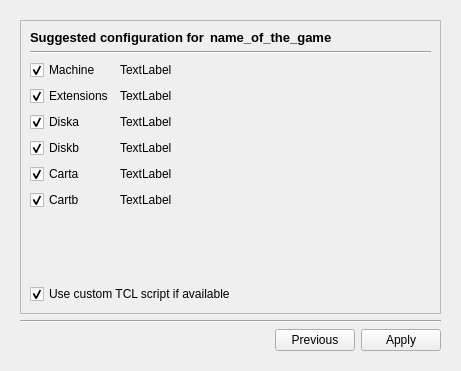
<ui version="4.0" >
 <class>SoftwareDB</class>
 <widget class="QDialog" name="SoftwareDB" >
  <property name="geometry" >
   <rect>
    <x>0</x>
    <y>0</y>
    <width>461</width>
    <height>371</height>
   </rect>
  </property>
  <property name="windowTitle" >
   <string>Dialog</string>
  </property>
  <layout class="QVBoxLayout" >
   <item>
    <widget class="QStackedWidget" name="stackedPages" >
     <property name="sizePolicy" >
      <sizepolicy vsizetype="Expanding" hsizetype="Expanding" >
       <horstretch>0</horstretch>
       <verstretch>0</verstretch>
      </sizepolicy>
     </property>
     <property name="currentIndex" >
      <number>2</number>
     </property>
     <widget class="QWidget" name="page" >
      <property name="geometry" >
       <rect>
        <x>0</x>
        <y>0</y>
        <width>443</width>
        <height>353</height>
       </rect>
      </property>
      <layout class="QVBoxLayout" >
       <item>
        <layout class="QGridLayout" >
         <item row="0" column="0" >
          <widget class="QLabel" name="label" >
           <property name="minimumSize" >
            <size>
             <width>0</width>
             <height>0</height>
            </size>
           </property>
           <property name="text" >
            <string>Name</string>
           </property>
           <property name="alignment" >
            <set>Qt::AlignCenter</set>
           </property>
          </widget>
         </item>
         <item row="0" column="1" >
          <layout class="QHBoxLayout" >
           <item>
            <widget class="QLabel" name="nameinfoLabel" >
             <property name="sizePolicy" >
              <sizepolicy vsizetype="Preferred" hsizetype="Expanding" >
               <horstretch>0</horstretch>
               <verstretch>0</verstretch>
              </sizepolicy>
             </property>
             <property name="text" >
              <string>not specified</string>
             </property>
            </widget>
           </item>
           <item>
            <widget class="QPushButton" name="changeNamePushButton" >
             <property name="text" >
              <string>Change...</string>
             </property>
            </widget>
           </item>
          </layout>
         </item>
         <item row="1" column="0" >
          <widget class="QLabel" name="label_2" >
           <property name="minimumSize" >
            <size>
             <width>0</width>
             <height>0</height>
            </size>
           </property>
           <property name="text" >
            <string>Compagny</string>
           </property>
           <property name="alignment" >
            <set>Qt::AlignCenter</set>
           </property>
          </widget>
         </item>
         <item row="1" column="1" >
          <widget class="QComboBox" name="compagnyComboBox" />
         </item>
         <item row="2" column="0" >
          <widget class="QLabel" name="label_3" >
           <property name="minimumSize" >
            <size>
             <width>0</width>
             <height>0</height>
            </size>
           </property>
           <property name="text" >
            <string>Genre</string>
           </property>
           <property name="alignment" >
            <set>Qt::AlignCenter</set>
           </property>
          </widget>
         </item>
         <item row="2" column="1" >
          <widget class="QComboBox" name="genreComboBox" />
         </item>
         <item row="3" column="0" >
          <widget class="QLabel" name="label_4" >
           <property name="minimumSize" >
            <size>
             <width>0</width>
             <height>0</height>
            </size>
           </property>
           <property name="text" >
            <string>Extentions</string>
           </property>
           <property name="alignment" >
            <set>Qt::AlignCenter</set>
           </property>
          </widget>
         </item>
         <item row="3" column="1" >
          <layout class="QHBoxLayout" >
           <item>
            <widget class="QLabel" name="extentionsinfoLabel" >
             <property name="sizePolicy" >
              <sizepolicy vsizetype="Preferred" hsizetype="Expanding" >
               <horstretch>0</horstretch>
               <verstretch>0</verstretch>
              </sizepolicy>
             </property>
             <property name="text" >
              <string>not specified</string>
             </property>
            </widget>
           </item>
           <item>
            <widget class="QPushButton" name="extentionsChangePushButton" >
             <property name="text" >
              <string>Change...</string>
             </property>
            </widget>
           </item>
          </layout>
         </item>
         <item row="4" column="0" >
          <widget class="QLabel" name="label_5" >
           <property name="minimumSize" >
            <size>
             <width>0</width>
             <height>0</height>
            </size>
           </property>
           <property name="text" >
            <string>Machine</string>
           </property>
           <property name="alignment" >
            <set>Qt::AlignCenter</set>
           </property>
          </widget>
         </item>
         <item row="4" column="1" >
          <widget class="QComboBox" name="machineComboBox" />
         </item>
         <item row="5" column="0" >
          <widget class="QLabel" name="label_6" >
           <property name="minimumSize" >
            <size>
             <width>0</width>
             <height>0</height>
            </size>
           </property>
           <property name="text" >
            <string>Patched</string>
           </property>
           <property name="alignment" >
            <set>Qt::AlignCenter</set>
           </property>
          </widget>
         </item>
         <item row="5" column="1" >
          <widget class="QComboBox" name="patchedComboBox" />
         </item>
         <item row="6" column="0" >
          <widget class="QLabel" name="label_7" >
           <property name="minimumSize" >
            <size>
             <width>0</width>
             <height>0</height>
            </size>
           </property>
           <property name="text" >
            <string>Type</string>
           </property>
           <property name="alignment" >
            <set>Qt::AlignCenter</set>
           </property>
          </widget>
         </item>
         <item row="6" column="1" >
          <widget class="QComboBox" name="typeComboBox" />
         </item>
         <item row="7" column="0" >
          <widget class="QLabel" name="label_8" >
           <property name="minimumSize" >
            <size>
             <width>0</width>
             <height>0</height>
            </size>
           </property>
           <property name="text" >
            <string>Year</string>
           </property>
           <property name="alignment" >
            <set>Qt::AlignCenter</set>
           </property>
          </widget>
         </item>
         <item row="7" column="1" >
          <widget class="QComboBox" name="yearComboBox" />
         </item>
        </layout>
       </item>
       <item>
        <spacer>
         <property name="orientation" >
          <enum>Qt::Vertical</enum>
         </property>
         <property name="sizeHint" stdset="0" >
          <size>
           <width>20</width>
           <height>16</height>
          </size>
         </property>
        </spacer>
       </item>
       <item>
        <widget class="Line" name="line" >
         <property name="orientation" >
          <enum>Qt::Horizontal</enum>
         </property>
        </widget>
       </item>
       <item>
        <layout class="QHBoxLayout" >
         <item>
          <widget class="QLabel" name="label_11" >
           <property name="text" >
            <string>Number of matches:</string>
           </property>
          </widget>
         </item>
         <item>
          <widget class="QLabel" name="numbermatchesLabel" >
           <property name="minimumSize" >
            <size>
             <width>50</width>
             <height>0</height>
            </size>
           </property>
           <property name="font" >
            <font>
             <weight>75</weight>
             <bold>true</bold>
            </font>
           </property>
           <property name="text" >
            <string>0</string>
           </property>
          </widget>
         </item>
         <item>
          <spacer>
           <property name="orientation" >
            <enum>Qt::Horizontal</enum>
           </property>
           <property name="sizeHint" stdset="0" >
            <size>
             <width>40</width>
             <height>20</height>
            </size>
           </property>
          </spacer>
         </item>
         <item>
          <widget class="QPushButton" name="nextPushButton" >
           <property name="text" >
            <string>Next</string>
           </property>
          </widget>
         </item>
        </layout>
       </item>
      </layout>
     </widget>
     <widget class="QWidget" name="page_2" >
      <property name="geometry" >
       <rect>
        <x>0</x>
        <y>0</y>
        <width>443</width>
        <height>353</height>
       </rect>
      </property>
      <layout class="QVBoxLayout" name="verticalLayout_3" >
       <item>
        <widget class="QSplitter" name="splitter" >
         <property name="orientation" >
          <enum>Qt::Horizontal</enum>
         </property>
         <widget class="QTableWidget" name="gamelistView" >
          <property name="sizePolicy" >
           <sizepolicy vsizetype="Expanding" hsizetype="MinimumExpanding" >
            <horstretch>0</horstretch>
            <verstretch>0</verstretch>
           </sizepolicy>
          </property>
          <property name="showDropIndicator" stdset="0" >
           <bool>false</bool>
          </property>
          <property name="selectionMode" >
           <enum>QAbstractItemView::SingleSelection</enum>
          </property>
          <property name="selectionBehavior" >
           <enum>QAbstractItemView::SelectRows</enum>
          </property>
          <property name="showGrid" >
           <bool>false</bool>
          </property>
          <property name="cornerButtonEnabled" >
           <bool>false</bool>
          </property>
          <property name="columnCount" >
           <number>1</number>
          </property>
          <column/>
         </widget>
         <widget class="QFrame" name="frame" >
          <property name="sizePolicy" >
           <sizepolicy vsizetype="Expanding" hsizetype="Expanding" >
            <horstretch>0</horstretch>
            <verstretch>0</verstretch>
           </sizepolicy>
          </property>
          <property name="frameShape" >
           <enum>QFrame::StyledPanel</enum>
          </property>
          <property name="frameShadow" >
           <enum>QFrame::Raised</enum>
          </property>
          <layout class="QVBoxLayout" >
           <item>
            <widget class="QLabel" name="label_name" >
             <property name="font" >
              <font>
               <weight>75</weight>
               <bold>true</bold>
              </font>
             </property>
             <property name="text" >
              <string>Name</string>
             </property>
             <property name="alignment" >
              <set>Qt::AlignLeading|Qt::AlignLeft|Qt::AlignVCenter</set>
             </property>
            </widget>
           </item>
           <item>
            <widget class="QLabel" name="label_compagny" >
             <property name="text" >
              <string>Compagny</string>
             </property>
             <property name="alignment" >
              <set>Qt::AlignLeading|Qt::AlignLeft|Qt::AlignVCenter</set>
             </property>
             <property name="indent" >
              <number>11</number>
             </property>
            </widget>
           </item>
           <item>
            <widget class="QLabel" name="label_year" >
             <property name="text" >
              <string>Year</string>
             </property>
             <property name="alignment" >
              <set>Qt::AlignLeading|Qt::AlignLeft|Qt::AlignVCenter</set>
             </property>
             <property name="indent" >
              <number>11</number>
             </property>
            </widget>
           </item>
           <item>
            <widget class="QLabel" name="label_machine" >
             <property name="font" >
              <font>
               <italic>true</italic>
              </font>
             </property>
             <property name="text" >
              <string>Machine</string>
             </property>
             <property name="alignment" >
              <set>Qt::AlignRight|Qt::AlignTrailing|Qt::AlignVCenter</set>
             </property>
             <property name="indent" >
              <number>11</number>
             </property>
            </widget>
           </item>
           <item>
            <widget class="QLabel" name="label_genre" >
             <property name="font" >
              <font>
               <italic>true</italic>
              </font>
             </property>
             <property name="text" >
              <string>Genre</string>
             </property>
             <property name="alignment" >
              <set>Qt::AlignRight|Qt::AlignTrailing|Qt::AlignVCenter</set>
             </property>
             <property name="indent" >
              <number>11</number>
             </property>
            </widget>
           </item>
           <item>
            <widget class="Slideshow" native="1" name="widget" >
             <property name="sizePolicy" >
              <sizepolicy vsizetype="Expanding" hsizetype="Expanding" >
               <horstretch>0</horstretch>
               <verstretch>0</verstretch>
              </sizepolicy>
             </property>
             <property name="minimumSize" >
              <size>
               <width>139</width>
               <height>173</height>
              </size>
             </property>
            </widget>
           </item>
          </layout>
         </widget>
        </widget>
       </item>
       <item>
        <widget class="Line" name="line_2" >
         <property name="orientation" >
          <enum>Qt::Horizontal</enum>
         </property>
        </widget>
       </item>
       <item>
        <layout class="QHBoxLayout" >
         <item>
          <spacer>
           <property name="orientation" >
            <enum>Qt::Horizontal</enum>
           </property>
           <property name="sizeHint" stdset="0" >
            <size>
             <width>40</width>
             <height>20</height>
            </size>
           </property>
          </spacer>
         </item>
         <item>
          <widget class="QPushButton" name="previousPushButton" >
           <property name="text" >
            <string>Previous</string>
           </property>
          </widget>
         </item>
         <item>
          <widget class="QPushButton" name="nextPushButton_2" >
           <property name="text" >
            <string>Next</string>
           </property>
          </widget>
         </item>
        </layout>
       </item>
      </layout>
     </widget>
     <widget class="QWidget" name="page_3" >
      <property name="geometry" >
       <rect>
        <x>0</x>
        <y>0</y>
        <width>443</width>
        <height>353</height>
       </rect>
      </property>
      <layout class="QVBoxLayout" name="verticalLayout" >
       <item>
        <widget class="QFrame" name="frame_2" >
         <property name="sizePolicy" >
          <sizepolicy vsizetype="Expanding" hsizetype="Expanding" >
           <horstretch>0</horstretch>
           <verstretch>0</verstretch>
          </sizepolicy>
         </property>
         <property name="frameShape" >
          <enum>QFrame::StyledPanel</enum>
         </property>
         <property name="frameShadow" >
          <enum>QFrame::Raised</enum>
         </property>
         <layout class="QVBoxLayout" name="verticalLayout_2" >
          <item>
           <layout class="QHBoxLayout" name="horizontalLayout_2" >
            <item>
             <widget class="QLabel" name="label_9" >
              <property name="sizePolicy" >
               <sizepolicy vsizetype="Preferred" hsizetype="Minimum" >
                <horstretch>0</horstretch>
                <verstretch>0</verstretch>
               </sizepolicy>
              </property>
              <property name="font" >
               <font>
                <pointsize>10</pointsize>
                <weight>75</weight>
                <bold>true</bold>
               </font>
              </property>
              <property name="text" >
               <string>Suggested configuration for</string>
              </property>
             </widget>
            </item>
            <item>
             <widget class="QLabel" name="gamenameLabel" >
              <property name="sizePolicy" >
               <sizepolicy vsizetype="Preferred" hsizetype="Expanding" >
                <horstretch>0</horstretch>
                <verstretch>0</verstretch>
               </sizepolicy>
              </property>
              <property name="font" >
               <font>
                <pointsize>10</pointsize>
                <weight>75</weight>
                <bold>true</bold>
               </font>
              </property>
              <property name="text" >
               <string>name_of_the_game</string>
              </property>
             </widget>
            </item>
           </layout>
          </item>
          <item>
           <widget class="Line" name="line_4" >
            <property name="orientation" >
             <enum>Qt::Horizontal</enum>
            </property>
           </widget>
          </item>
          <item>
           <layout class="QGridLayout" name="gridLayout" >
            <item row="0" column="0" >
             <widget class="QCheckBox" name="machineCheckBox" >
              <property name="text" >
               <string>Machine</string>
              </property>
              <property name="checked" >
               <bool>true</bool>
              </property>
             </widget>
            </item>
            <item row="0" column="1" >
             <widget class="QLabel" name="machineLabel" >
              <property name="sizePolicy" >
               <sizepolicy vsizetype="Preferred" hsizetype="Expanding" >
                <horstretch>0</horstretch>
                <verstretch>0</verstretch>
               </sizepolicy>
              </property>
              <property name="text" >
               <string>TextLabel</string>
              </property>
             </widget>
            </item>
            <item row="1" column="0" >
             <widget class="QCheckBox" name="extensionsCheckBox" >
              <property name="text" >
               <string>Extensions</string>
              </property>
              <property name="checked" >
               <bool>true</bool>
              </property>
             </widget>
            </item>
            <item row="1" column="1" >
             <widget class="QLabel" name="extensionsLabel" >
              <property name="sizePolicy" >
               <sizepolicy vsizetype="Preferred" hsizetype="Expanding" >
                <horstretch>0</horstretch>
                <verstretch>0</verstretch>
               </sizepolicy>
              </property>
              <property name="text" >
               <string>TextLabel</string>
              </property>
             </widget>
            </item>
            <item row="2" column="0" >
             <widget class="QCheckBox" name="diskaCheckBox" >
              <property name="text" >
               <string>Diska</string>
              </property>
              <property name="checked" >
               <bool>true</bool>
              </property>
             </widget>
            </item>
            <item row="2" column="1" >
             <widget class="QLabel" name="diskaLabel" >
              <property name="sizePolicy" >
               <sizepolicy vsizetype="Preferred" hsizetype="Expanding" >
                <horstretch>0</horstretch>
                <verstretch>0</verstretch>
               </sizepolicy>
              </property>
              <property name="text" >
               <string>TextLabel</string>
              </property>
             </widget>
            </item>
            <item row="3" column="0" >
             <widget class="QCheckBox" name="diskbCheckBox" >
              <property name="text" >
               <string>Diskb</string>
              </property>
              <property name="checked" >
               <bool>true</bool>
              </property>
             </widget>
            </item>
            <item row="3" column="1" >
             <widget class="QLabel" name="diskbLabel" >
              <property name="sizePolicy" >
               <sizepolicy vsizetype="Preferred" hsizetype="Expanding" >
                <horstretch>0</horstretch>
                <verstretch>0</verstretch>
               </sizepolicy>
              </property>
              <property name="text" >
               <string>TextLabel</string>
              </property>
             </widget>
            </item>
            <item row="4" column="0" >
             <widget class="QCheckBox" name="cartaCheckBox" >
              <property name="text" >
               <string>Carta</string>
              </property>
              <property name="checked" >
               <bool>true</bool>
              </property>
             </widget>
            </item>
            <item row="4" column="1" >
             <widget class="QLabel" name="cartaLabel" >
              <property name="sizePolicy" >
               <sizepolicy vsizetype="Preferred" hsizetype="Expanding" >
                <horstretch>0</horstretch>
                <verstretch>0</verstretch>
               </sizepolicy>
              </property>
              <property name="text" >
               <string>TextLabel</string>
              </property>
             </widget>
            </item>
            <item row="5" column="0" >
             <widget class="QCheckBox" name="cartbCheckBox" >
              <property name="text" >
               <string>Cartb</string>
              </property>
              <property name="checked" >
               <bool>true</bool>
              </property>
             </widget>
            </item>
            <item row="5" column="1" >
             <widget class="QLabel" name="cartbLabel" >
              <property name="sizePolicy" >
               <sizepolicy vsizetype="Preferred" hsizetype="Expanding" >
                <horstretch>0</horstretch>
                <verstretch>0</verstretch>
               </sizepolicy>
              </property>
              <property name="text" >
               <string>TextLabel</string>
              </property>
             </widget>
            </item>
           </layout>
          </item>
          <item>
           <spacer name="verticalSpacer" >
            <property name="orientation" >
             <enum>Qt::Vertical</enum>
            </property>
            <property name="sizeHint" stdset="0" >
             <size>
              <width>20</width>
              <height>81</height>
             </size>
            </property>
           </spacer>
          </item>
          <item>
           <widget class="QCheckBox" name="tclscriptCheckBox" >
            <property name="text" >
             <string>Use custom TCL script if available</string>
            </property>
            <property name="checked" >
             <bool>true</bool>
            </property>
           </widget>
          </item>
         </layout>
        </widget>
       </item>
       <item>
        <widget class="Line" name="line_3" >
         <property name="orientation" >
          <enum>Qt::Horizontal</enum>
         </property>
        </widget>
       </item>
       <item>
        <layout class="QHBoxLayout" name="horizontalLayout" >
         <item>
          <spacer name="horizontalSpacer" >
           <property name="orientation" >
            <enum>Qt::Horizontal</enum>
           </property>
           <property name="sizeHint" stdset="0" >
            <size>
             <width>40</width>
             <height>20</height>
            </size>
           </property>
          </spacer>
         </item>
         <item>
          <widget class="QPushButton" name="previousPushButton_2" >
           <property name="text" >
            <string>Previous</string>
           </property>
          </widget>
         </item>
         <item>
          <widget class="QPushButton" name="applyPushButton" >
           <property name="text" >
            <string>Apply</string>
           </property>
          </widget>
         </item>
        </layout>
       </item>
      </layout>
     </widget>
    </widget>
   </item>
  </layout>
 </widget>
 <customwidgets>
  <customwidget>
   <class>Slideshow</class>
   <extends>QWidget</extends>
   <header>slideshow.h</header>
   <container>1</container>
  </customwidget>
 </customwidgets>
 <resources/>
 <connections/>
</ui>
